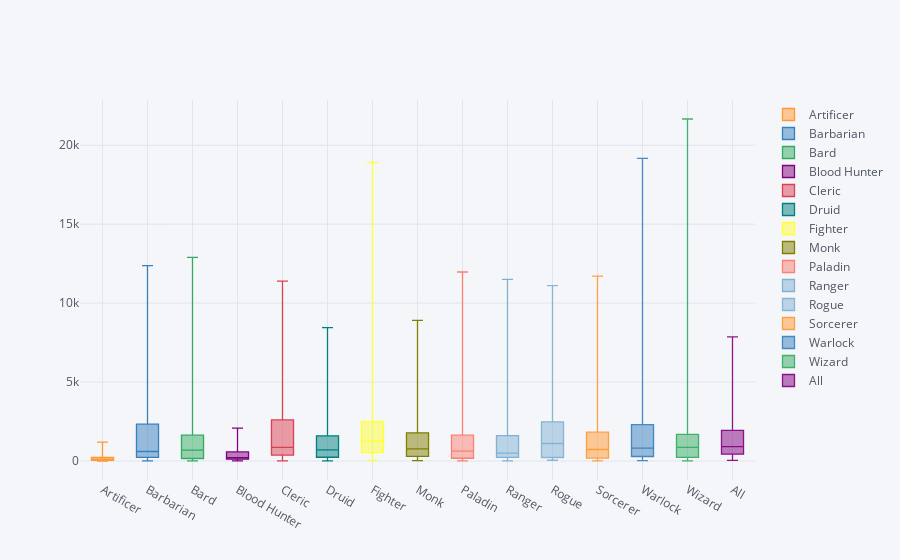

Source (notebook cell):
### Code cell
RaceClass.iplot(kind='box')

### Figure 1 — Plotly figure (JSON) as saved in the notebook; plotly's stock layout.template omitted (floating-point values rounded to 4 significant figures)
{"data": [{"boxpoints": false, "line": {"width": 1.3}, "marker": {"color": "rgba(255, 153, 51, 1.0)"}, "name": "Artificer", "orientation": "v", "type": "box", "uid": "05e078cf-4c06-4634-859e-11c37196d43b", "y": [610, 105, 76, 43, 0, 393, 247, 29, 228, 76, 127, 43, 45, 510, 128, 349, 142, 379, 318, 1191, 115, 220, 409, 97, 90, 0, 49, 0, 22, 204, 0, 205, 107, 129, 38, 934, 0, 60, 1, 124, 224]}, {"boxpoints": false, "line": {"width": 1.3}, "marker": {"color": "rgba(55, 128, 191, 1.0)"}, "name": "Barbarian", "orientation": "v", "type": "box", "uid": "4e447d2b-0ddc-4131-b609-9d2d3fb05c0e", "y": [9169, 113, 3215, 973, 363, 243, 5198, 233, 2459, 166, 1155, 224, 427, 1313, 11938, 1986, 12377, 170, 382, 4554, 722, 456, 529, 2327, 686, 193, 3564, 973, 2797, 581, 79, 1171, 453, 2345, 603, 59, 5, 36, 79, 225, 1863]}, {"boxpoints": false, "line": {"width": 1.3}, "marker": {"color": "rgba(50, 171, 96, 1.0)"}, "name": "Bard", "orientation": "v", "type": "box", "uid": "96718c6c-99d3-46eb-afb3-31c9726a6f5c", "y": [1834, 1637, 303, 136, 74, 4806, 3479, 255, 687, 93, 1639, 1009, 1468, 873, 919, 12903, 1683, 182, 162, 5374, 896, 1102, 710, 797, 184, 24, 255, 77, 291, 146, 16, 3677, 3357, 638, 641, 132, 16, 205, 5, 1742, 1360]}, {"boxpoints": false, "line": {"width": 1.3}, "marker": {"color": "rgba(128, 0, 128, 1.0)"}, "name": "Blood Hunter", "orientation": "v", "type": "box", "uid": "ae111508-0769-49b5-be79-1c0824834614", "y": [869, 120, 266, 187, 109, 370, 1274, 162, 449, 212, 607, 138, 267, 277, 1339, 1281, 2080, 55, 176, 1954, 358, 564, 133, 668, 95, 51, 197, 102, 165, 264, 42, 695, 661, 349, 136, 35, 9, 25, 25, 213, 424]}, {"boxpoints": false, "line": {"width": 1.3}, "marker": {"color": "rgba(219, 64, 82, 1.0)"}, "name": "Cleric", "orientation": "v", "type": "box", "uid": "7d2e56fe-8cfc-4286-9693-b6d8b8c0f55d", "y": [6175, 963, 361, 858, 244, 1030, 4445, 1671, 11401, 126, 5431, 412, 4667, 778, 2777, 6190, 5395, 384, 464, 9377, 1433, 1387, 654, 2577, 1858, 304, 601, 156, 457, 239, 24, 1338, 1580, 2666, 608, 599, 66, 48, 7, 558, 2007]}, {"boxpoints": false, "line": {"width": 1.3}, "marker": {"color": "rgba(0, 128, 128, 1.0)"}, "name": "Druid", "orientation": "v", "type": "box", "uid": "d2185f1a-4bda-4a59-bd78-b58edc9bf8b3", "y": [1698, 247, 325, 771, 231, 782, 2024, 1563, 2437, 89, 8443, 743, 711, 753, 2726, 2186, 7693, 221, 96, 4280, 1044, 823, 496, 3273, 1014, 147, 253, 91, 305, 536, 39, 1478, 645, 2719, 489, 241, 22, 27, 13, 464, 1303]}, {"boxpoints": false, "line": {"width": 1.3}, "marker": {"color": "rgba(255, 255, 51, 1.0)"}, "name": "Fighter", "orientation": "v", "type": "box", "uid": "1fdd2b91-81fb-4d26-b4a6-c94e95e82994", "y": [10603, 1079, 3086, 994, 514, 1231, 9187, 347, 2571, 663, 1585, 918, 1255, 2466, 7050, 6913, 13922, 458, 2209, 18920, 614, 1545, 1465, 2134, 465, 149, 2167, 587, 1557, 536, 74, 4506, 1392, 1638, 1274, 240, 43, 56, 91, 655, 2678]}, {"boxpoints": false, "line": {"width": 1.3}, "marker": {"color": "rgba(128, 128, 0, 1.0)"}, "name": "Monk", "orientation": "v", "type": "box", "uid": "c6f662c1-72e7-40c0-9699-a836dfd3968e", "y": [5272, 308, 1080, 454, 190, 935, 2973, 809, 1941, 603, 1375, 497, 1092, 1374, 3742, 2817, 8910, 213, 264, 6427, 1024, 2741, 973, 1734, 773, 173, 376, 107, 323, 629, 68, 6569, 755, 3739, 326, 142, 29, 59, 103, 386, 1557]}, {"boxpoints": false, "line": {"width": 1.3}, "marker": {"color": "rgba(251, 128, 114, 1.0)"}, "name": "Paladin", "orientation": "v", "type": "box", "uid": "d7dd4643-5f1e-44ca-b4d6-9a1b2bedb277", "y": [3764, 964, 585, 415, 189, 698, 11973, 133, 1101, 70, 1600, 622, 4496, 454, 2507, 11074, 3970, 83, 446, 6465, 662, 275, 467, 1806, 533, 131, 1084, 229, 533, 128, 16, 1151, 1702, 791, 2011, 72, 4, 99, 13, 1217, 1613]}, {"boxpoints": false, "line": {"width": 1.3}, "marker": {"color": "rgba(128, 177, 211, 1.0)"}, "name": "Ranger", "orientation": "v", "type": "box", "uid": "f4e85063-ba08-4ec5-86ee-1dea4800da22", "y": [3822, 336, 843, 702, 320, 658, 3276, 315, 1104, 370, 1821, 1154, 495, 1766, 2336, 3195, 11509, 380, 189, 5729, 373, 1548, 1009, 2339, 161, 45, 185, 48, 275, 240, 43, 3745, 681, 797, 358, 81, 7, 25, 60, 338, 1316]}, {"boxpoints": false, "line": {"width": 1.3}, "marker": {"color": "rgba(128, 177, 211, 0.8999999999999999)"}, "name": "Rogue", "orientation": "v", "type": "box", "uid": "f07d6173-ba8f-4bd9-961a-13e7a460e037", "y": [3006, 1280, 2344, 199, 65, 6374, 5393, 405, 916, 1108, 1774, 1235, 437, 3546, 2192, 8939, 8018, 1189, 434, 11112, 614, 5183, 2905, 1445, 206, 56, 193, 47, 227, 454, 52, 10508, 2150, 672, 400, 345, 53, 109, 139, 1156, 2172]}, {"boxpoints": false, "line": {"width": 1.3}, "marker": {"color": "rgba(255, 153, 51, 0.8999999999999999)"}, "name": "Sorcerer", "orientation": "v", "type": "box", "uid": "51326bc1-73b9-491b-885a-7a05fd6c6fcf", "y": [1810, 1886, 188, 110, 46, 3004, 9072, 585, 1009, 115, 2471, 727, 3507, 1122, 1484, 11706, 1395, 197, 234, 6202, 1021, 675, 1772, 1530, 203, 38, 156, 51, 279, 410, 45, 2129, 4632, 726, 1082, 161, 28, 316, 13, 2797, 1623]}, {"boxpoints": false, "line": {"width": 1.3}, "marker": {"color": "rgba(55, 128, 191, 0.8999999999999999)"}, "name": "Warlock", "orientation": "v", "type": "box", "uid": "fbdd2e1d-81f1-4a31-b480-295b4c5413ad", "y": [1807, 2159, 363, 159, 68, 4786, 7216, 311, 676, 287, 4279, 1172, 3641, 1211, 1158, 19173, 2715, 279, 383, 6893, 1518, 1387, 812, 1774, 162, 35, 286, 71, 378, 439, 55, 3036, 9054, 663, 1077, 157, 34, 290, 18, 3687, 2091]}, {"boxpoints": false, "line": {"width": 1.3}, "marker": {"color": "rgba(50, 171, 96, 0.8999999999999999)"}, "name": "Wizard", "orientation": "v", "type": "box", "uid": "2fa67772-6b89-479b-88a3-17abc5f48295", "y": [2901, 1502, 215, 114, 39, 1671, 3342, 237, 860, 458, 1051, 327, 530, 1068, 1157, 4326, 1711, 2671, 2404, 21665, 642, 1229, 734, 883, 300, 44, 172, 51, 355, 415, 35, 3417, 2142, 1079, 197, 2736, 471, 59, 10, 1468, 1617]}, {"boxpoints": false, "line": {"width": 1.3}, "marker": {"color": "rgba(128, 0, 128, 0.8999999999999999)"}, "name": "All", "orientation": "v", "type": "box", "uid": "16e50dbe-3afc-4c08-844f-b159ef3efafb", "y": [3810, 907.1, 946.4, 436.8, 188.6, 1927.0, 4936.0, 503.9, 1988.0, 316.9, 2383.0, 658.6, 1646.0, 1251.0, 2961.0, 6646.0, 5823.0, 490.1, 582.9, 7867.0, 788.3, 1367.0, 933.4, 1670.0, 480.7, 106.9, 681.3, 199.2, 568.9, 372.9, 45.23, 3116.0, 2094.0, 1354.0, 660, 423.9, 60.54, 101, 41.21, 1074.0, 1573.0]}], "layout": {"legend": {"bgcolor": "#F5F6F9", "font": {"color": "#4D5663"}}, "paper_bgcolor": "#F5F6F9", "plot_bgcolor": "#F5F6F9", "title": {"font": {"color": "#4D5663"}}, "xaxis": {"gridcolor": "#E1E5ED", "showgrid": true, "tickfont": {"color": "#4D5663"}, "title": {"font": {"color": "#4D5663"}, "text": ""}, "zerolinecolor": "#E1E5ED"}, "yaxis": {"gridcolor": "#E1E5ED", "showgrid": true, "tickfont": {"color": "#4D5663"}, "title": {"font": {"color": "#4D5663"}, "text": ""}, "zerolinecolor": "#E1E5ED"}}}
